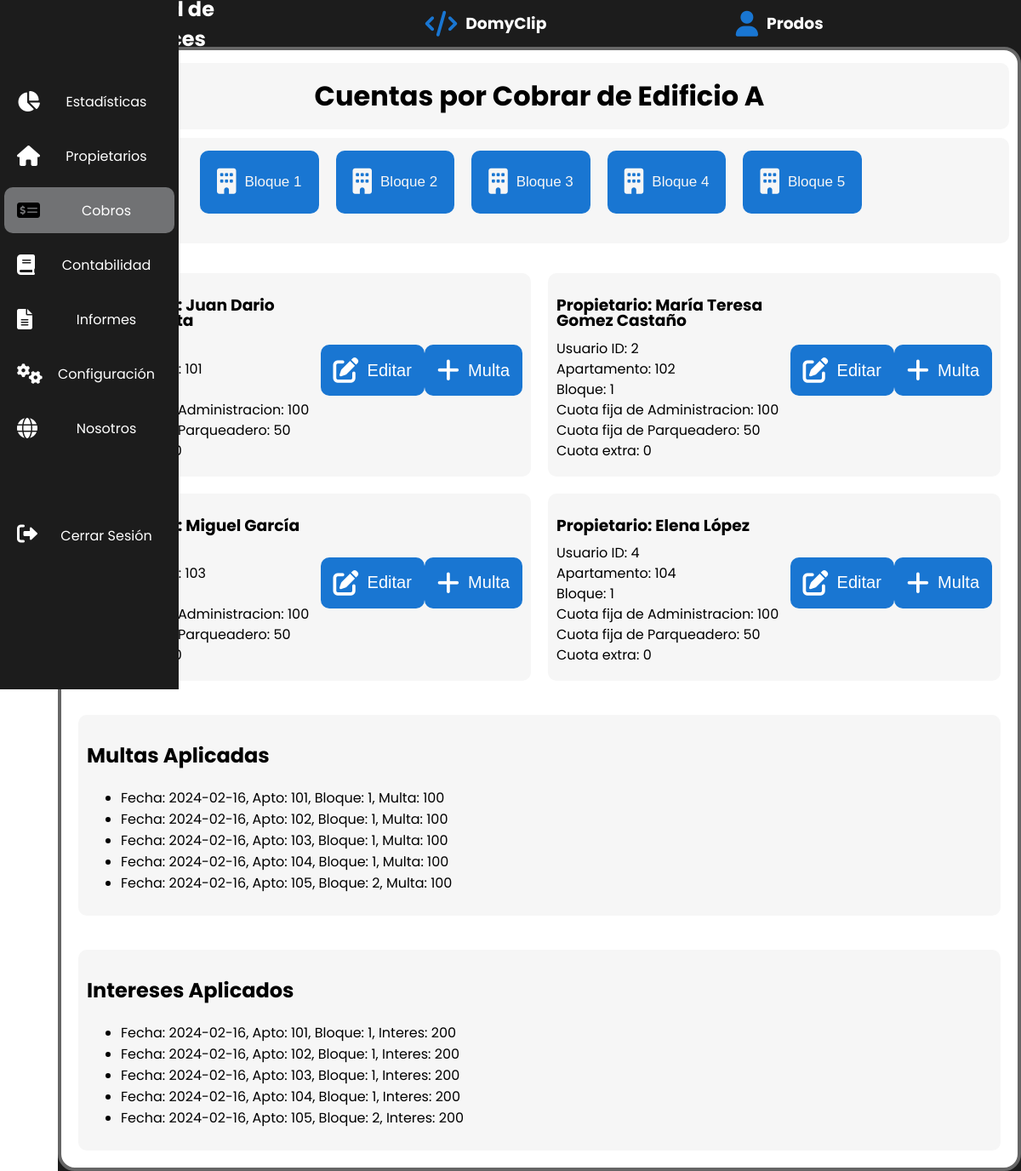
Page /pagos/1/ (signed in) on the committed database.
### tables this page shows
CREATE TABLE Edificios (
            ID INTEGER PRIMARY KEY AUTOINCREMENT,
            edificio_id INTEGER NOT NULL,
            usuario_id INTEGER NOT NULL,
            nombre TEXT NOT NULL,
            apartamentos INTEGER NOT NULL,
            direccion TEXT NOT NULL,
            nit TEXT NOT NULL,
            FOREIGN KEY (usuario_id) REFERENCES usuarios(usuario_id)
                   );

CREATE TABLE Propietarios (
            user_id INTEGER PRIMARY KEY AUTOINCREMENT,
            edificio_id INTEGER NOT NULL,
            apto TEXT,
            bloque TEXT NOT NULL,
            nombres TEXT NOT NULL,
            apellidos TEXT NOT NULL,
            parq TEXT,
            cedula TEXT NOT NULL,
            celular TEXT NOT NULL,
            direccion TEXT NOT NULL,
            correo TEXT,
            valoradmin INTERGER,
            valorparq INTERGER,
            cuotaextra INTERGER,
            FOREIGN KEY (edificio_id) REFERENCES edificios(edificio_id)
                   );

CREATE TABLE CuentasCobrar (
            user_id INTEGER PRIMARY KEY AUTOINCREMENT,
            edificio_id INTEGER NOT NULL,
            apto TEXT NOT NULL,
            bloque TEXT NOT NULL,
            fecha TEXT NOT NULL,
            CXC INTEGER NOT NULL,
            CuotaAMD INTEGER NOT NULL,
            Interes INTEGER NOT NULL,
            Multa INTEGER NOT NULL,
            CuotaExtra INTEGER NOT NULL,
            ValorTotal INTEGER NOT NULL,
            estado TEXT NOT NULL,
            FOREIGN KEY (edificio_id) REFERENCES Edificios(edificio_id)
        );

### app.py (the view)
@app.route('/pagos/<int:edificio_id>/')
def pagos(edificio_id):
    if 'username' in session:# Verificar si el usuario ha iniciado sesión
        username = session['username']# Obtener el nombre de usuario de la sesión
    else:
        return redirect('/login')
    nombre_edificio = obtener_nombre_edificio(edificio_id)
    bloques = obtener_bloques(edificio_id)  # Agregar esta línea para obtener los bloques
    propietarios_por_bloque = {}
    for bloque in bloques:
        propietarios_por_bloque[bloque] = obtener_propietarios_por_bloque(edificio_id, bloque)
    multas_e_intereses_por_edif = obtener_multas_e_intereses_por_edificio(edificio_id)
    multas = [item for item in multas_e_intereses_por_edif if item['Multa'] > 0]
    intereses = [item for item in multas_e_intereses_por_edif if item['Interes'] > 0]
    return render_template('pagos.html', edificio_id=edificio_id, nombre_edificio=nombre_edificio,
                           username=username, bloques=bloques, propietarios_por_bloque=propietarios_por_bloque,
                           multas=multas, intereses=intereses)

### app.py (called while the page is built)
def obtener_nombre_edificio(edificio_id):
    conn = sqlite3.connect(DATABASE)
    cursor = conn.cursor()
    cursor.execute("SELECT nombre FROM Edificios WHERE edificio_id = ?", (edificio_id,))
    nombre_edificio = cursor.fetchone()[0]
    conn.close()
    return nombre_edificio

def obtener_bloques(edificio_id):
    conn = sqlite3.connect(DATABASE)
    cursor = conn.cursor()
    cursor.execute("SELECT DISTINCT bloque FROM Propietarios WHERE edificio_id = ?", (edificio_id,))
    bloques = [row[0] for row in cursor.fetchall()]
    conn.close()
    return bloques

def obtener_propietarios_por_bloque(edificio_id, bloque):
    conn = sqlite3.connect(DATABASE)
    cursor = conn.cursor()
    cursor.execute("SELECT user_id, nombres, apellidos, apto, cedula, celular, direccion, parq, correo, valoradmin, valorparq, cuotaextra FROM Propietarios WHERE edificio_id = ? AND bloque = ?", (edificio_id, bloque))
    propietarios = cursor.fetchall()
    conn.close()
    return propietarios

def obtener_multas_e_intereses_por_edificio(edificio_id):
    conn = sqlite3.connect(DATABASE)
    cursor = conn.cursor()
    cursor.execute("SELECT apto, bloque, fecha, CXC, CuotaAMD, Interes, Multa, CuotaExtra, ValorTotal, estado FROM CuentasCobrar WHERE edificio_id = ? AND (Interes > 0 OR Multa > 0) ORDER BY fecha", (edificio_id,))
    multas_e_intereses = cursor.fetchall()
    conn.close()
    multas_e_intereses_dict = []
    for item in multas_e_intereses:
        multas_e_intereses_dict.append({
            'apto': item[0],
            'bloque': item[1],
            'fecha': item[2],
            'CXC': item[3],
            'CuotaAMD': item[4],
            'Interes': item[5],
            'Multa': item[6],
            'CuotaExtra': item[7],
            'ValorTotal': item[8],
            'estado': item[9]
        })
    return multas_e_intereses_dict

### templates/pagos.html (shortened to what this page needs)
<!DOCTYPE html>
<html lang="es">
<head>
    <link rel="stylesheet" href="https://cdnjs.cloudflare.com/ajax/libs/font-awesome/6.0.0/css/all.min.css"
 />
    <link rel="stylesheet" href="{{ url_for('static', filename='Dashboard.css') }}">
    <link rel="stylesheet" href="{{ url_for('static', filename='header_sidebar.css') }}">
</head>
<body>
    <header class="header">
        <div class="top-menu">
            <div class="Version">
                <h4>Dashboard de bienes raices</h4>
            </div>
            <div class="logo">
                <i class="fas fa-code"></i>
                <h3>DomyClip</h3>
            </div>
            <div class="icon">
                <i class="fas fa-user"></i>
                <h3>{{ session['username'] }}</h3>
            </div>
        </div>
    </header>
    <main class="main">
        <div class="circulo">
            <div class="titulo">
                <h1>Cuentas por Cobrar de {{ nombre_edificio }}</h1>
            </div>
            <div class="propietarios-section">
                <div class="botones-bloque">
                    {% for bloque in bloques %}
                    <button class="bloque-btn" onclick="togglePropietarios({{ bloque }})">
                        <div class="icon-container">
                            <i class="fas fa-building"></i>
                        </div>
                        Bloque {{ bloque }}
                    </button>
                    {% endfor %}
                </div>
                {% for bloque, propietarios in propietarios_por_bloque.items() %}
                <div class="bloque" id="bloque{{ bloque }}" style="display: none;">
                    <div class="propietarios" id="propietarios{{ bloque }}">
                        <div class="row">
                            {% for propietario in propietarios %}
                            <div class="col-md-6">
                                <div class="prop">
                                    <div class="contenido">
                                        <div class="texto">
                                            <h3>Propietario: {{ propietario[1] }} {{ propietario[2] }}</h3>
                                            <p>Usuario ID: {{ propietario[0] }}</p>
                                            <p>Apartamento: {{ propietario[3] }}</p>
                                            <p>Bloque: {{ bloque }}</p>
                                            <p>Cuota fija de Administracion: {{ propietario[9] }}</p>
                                            <p>Cuota fija de Parqueadero: {{ propietario[10] }}</p>
                                            <p>Cuota extra: {{ propietario[11] }}</p>
                                        </div>
                                        <div class="cont_boton">
                                            <button class="boton" onclick="abrirModalEditarPropietario('{{ propietario[0] }}', '{{ propietario[9] }}', '{{ propietario[10] }}', '{{ propietario[11] }}')">
                                                <i class="fas fa-edit"></i>
                                                Editar
                                            </button>
                                            <button class="boton" onclick="abrirModalAñadirMulta('{{ propietario[0] }}')">
                                                <i class="fas fa-plus"></i>
                                                Multa
                                            </button>
                                        </div>
                                    </div>
                                </div>
                            </div>
                            {% endfor %}
                        </div>
                    </div>
                </div>
                {% endfor %}
                <div class="prop b1">
                    <h2>Multas Aplicadas</h2>
                    <ul>
                        {% for multa in multas %}
                            <li>Fecha: {{ multa.fecha }}, Apto: {{ multa.apto }}, Bloque: {{ multa.bloque }}, Multa: {{ multa.Multa }}</li>
                        {% endfor %}
                    </ul>
                </div>
                <div class="prop b2">
                    <h2>Intereses Aplicados</h2>
                    <ul>
                        {% for interes in intereses %}
                            <li>Fecha: {{ interes.fecha }}, Apto: {{ interes.apto }}, Bloque: {{ interes.bloque }}, Interes: {{ interes.Interes }}</li>
                        {% endfor %}
                    </ul>
                </div>
                </div>
            </div>
    </main>
    <section class="sidebar">
        <div class="menu">
            <a href="/estadisticas/{{ edificio_id }}" class="enlace">
                <i class="fas fa-chart-pie"></i>
                <span>Estadísticas</span>
            </a>
            <a href="/propietarios/{{ edificio_id }}" class="enlace">
                <i class="fas fa-home"></i>
                <span>Propietarios</span>
            </a>
            <a href="" class="enlace activo">
                <i class="fas fa-money-check-alt"></i>
                <span>Cobros</span>
            </a>
            <a href="/contabilidad/{{ edificio_id }}" class="enlace">
                <i class="fas fa-book"></i>
                <span>Contabilidad</span>
            </a>
            <a href="/informes/{{ edificio_id }}" class="enlace">
                <i class="fas fa-file-alt"></i>
                <span>Informes</span>
            </a>
            <a href="/configuracion/{{ edificio_id }}" class="enlace">
                <i class="fas fa-cogs"></i>
                <span>Configuración</span>
            </a>
            <div class="enlace" onclick="webdomotycort()">
                <i class="fas fa-globe"></i>
                <span>Nosotros</span>
            </div>
            <div class="cerrar">
                <a href="{{ url_for('logout') }}">
                    <i class="fas fa-sign-out-alt"></i>
                    <span>Cerrar Sesión</span>
                </a>
            </div>
        </div>
    </section>
</body>
</html>

### static/Dashboard.css (style rules this page uses)
.main { background-color: #1c1c1c; grid-area: main; display: grid; }
.circulo { width: 100%; height: 100%; border-radius: 20px; background-color: #fff; border: 4px solid #666666; box-sizing: border-box; padding: 10px; }
.titulo h1 { display: flex; flex-wrap: wrap; justify-content: center; background-color: #f6f6f6; border-radius: 10px; padding: 15px; margin-top: 5px; margin-bottom: 5px; }
.propietarios-section { display: grid; gap: 20px; }
.botones-bloque { display: flex; flex-wrap: wrap; justify-content: center; background-color: #f6f6f6; border-radius: 10px; padding: 15px; margin-top: 5px; margin-bottom: 5px; }
.bloque-btn { background-color: #1976d2; color: #f6f6f6; font-size: 17px; border: none; border-radius: 10px; padding: 20px 20px; margin-bottom: 20px; margin-right: 20px; cursor: pointer; transition: background-color 0.3s ease-in-out; display: flex; align-items: center; }
.icon-container { margin-right: 10px; font-size: 30px; }
.prop { background-color: #f6f6f6; border-radius: 10px; padding: 10px; margin: 10px; }
.row { display: flex; flex-wrap: wrap; }
.col-md-6 { flex: 0 0 50%; max-width: 50%; }
.contenido { display: flex; align-items: center; }
.texto { flex: 80%; font-size: 16px; line-height: 1; overflow: auto; }
.texto p { line-height: 0.5; }
.cont_boton { flex: 20%; text-align: right; display: flex; align-items: center; justify-content: center; }
.cont_boton i { font-size: 30px; margin-right: 10px; }
.boton { background-color: #1976d2; color: white; border: none; border-radius: 10px; padding: 15px 15px; font-size: 20px; cursor: pointer; transition: color 0.3s ease-in-out; display: flex; align-items: center; justify-content: center; height: 100%; margin-bottom: 10px; }

### static/header_sidebar.css (style rules this page uses)
body { height: 100vh; display: grid; grid-template-columns: 68px 1fr; grid-template-rows: 55px 1fr; grid-template-areas: "side header" "side main"; margin: 0; font-family: "Poppins", sans-serif; }
.header { background-color: #1c1c1c; grid-area: header; display: flex; align-items: center; justify-content: center; padding: 10px; }
.top-menu { display: flex; align-items: center; justify-content: center; width: 100%; }
.header h3 { color: #ffffff; }
.logo, .Version, .icon { margin-right: 20%; display: flex; align-items: center; color: #ffffff; }
.logo i, .icon i { font-size: 30px; color: #1976d2; margin-right: 10px; }
.header h4 { color: #ffffff; font-size: 24px; font-weight: 700; }
.sidebar { width: 58px; height: 100vh; background: #1c1c1c; padding: 5px; transition: width 0.3s ease; grid-area: side; display: flex; flex-direction: column; justify-content: center; position: fixed; }
.menu { display: flex; flex-direction: column; }
.menu .enlace { width: 40%; transition: width 0.3s ease; padding: 15px; border-radius: 10px; display: flex; align-items: center; margin-bottom: 10px; cursor: pointer; font-size: 16px; color: #fff; text-decoration: none; position: relative; }
.menu .cerrar { width: 40%; transition: width 0.3s ease; padding: 15px; margin: 60px 0; border-radius: 10px; display: flex; align-items: center; cursor: pointer; font-size: 16px; color: #fff; text-decoration: none; position: relative; }
.menu .enlace i, .menu .cerrar i { margin-right: 15px; font-size: 24px; color: #fff; }
.menu .enlace span, .menu .cerrar span { margin-left: 20px; opacity: 0; position: absolute; top: 50%; left: 50%; transform: translate(-50%, -50%); white-space: nowrap; color: #fff; transition: opacity 0.3s ease, transform 0.3s ease; }
.menu .enlace.activo, .menu .cerrar.activo { background-color: #c3c5ca81; }
.menu .enlace.activo i, .menu .cerrar.activo i { color: #000000; }

### rows in the picture
Edificios: nombre "Edificio A"
Propietarios: nombres "Juan Dario", apto "101", valoradmin "100", valorparq "50"
Propietarios: nombres "María Teresa", apellidos "Gomez Castaño", user_id "2", apto "102", bloque "1", valoradmin "100", valorparq "50", cuotaextra "0"
Propietarios: nombres "Miguel", apellidos "García", apto "103", valoradmin "100", valorparq "50"
Propietarios: nombres "Elena", apellidos "López", user_id "4", apto "104", bloque "1", valoradmin "100", valorparq "50", cuotaextra "0"
CuentasCobrar: fecha "2024-02-16", apto "101", bloque "1", Multa "100", Interes "200"
CuentasCobrar: fecha "2024-02-16", apto "102", bloque "1", Multa "100", Interes "200"
CuentasCobrar: fecha "2024-02-16", apto "103", bloque "1", Multa "100", Interes "200"
CuentasCobrar: fecha "2024-02-16", apto "104", bloque "1", Multa "100", Interes "200"
CuentasCobrar: fecha "2024-02-16", apto "105", bloque "2", Multa "100", Interes "200"

### other values in the picture
{{ session['username'] }} "Prodos"
{{ bloque }} "1" "2" "3" "4" "5"
